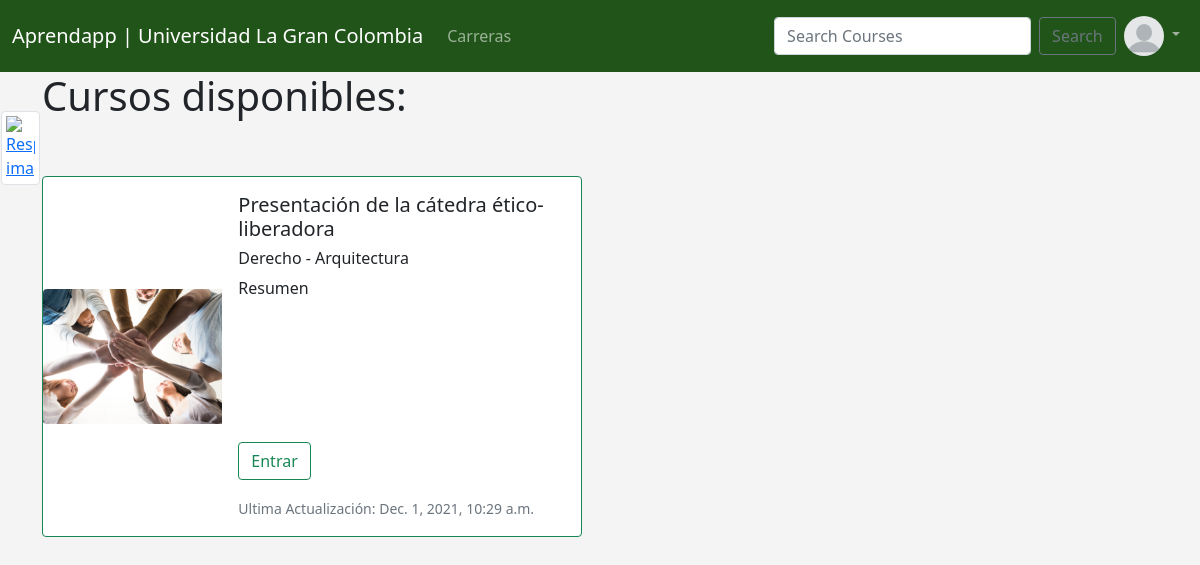
Before: / with the older database file.
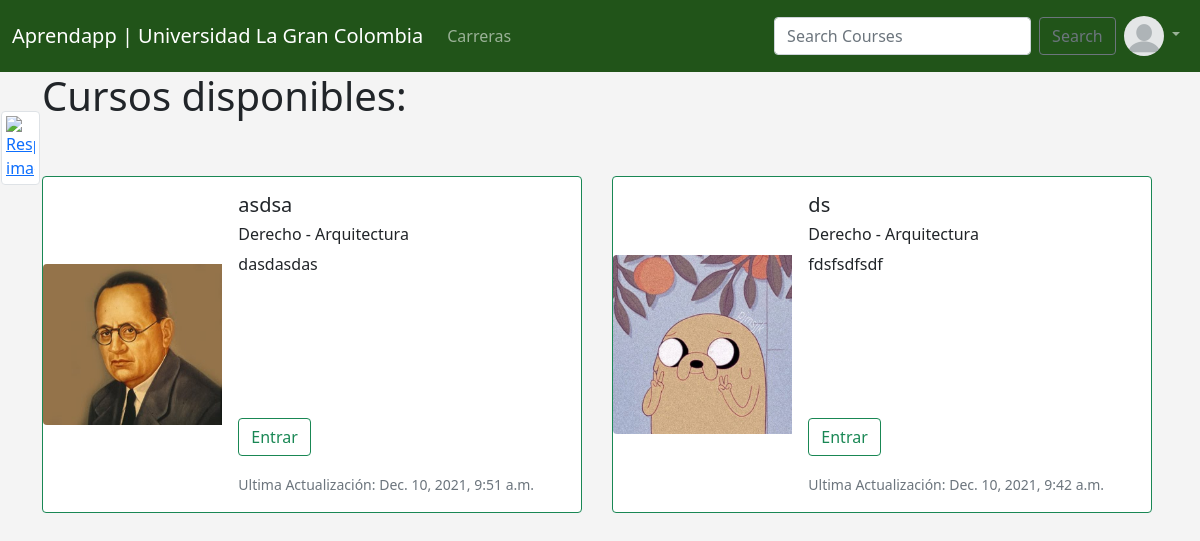
After: the same page with the newer database file.
### nombre/models.py (models this page shows, shortened)
class Tematica(models.Model):
    id           = models.BigAutoField(primary_key=True, serialize=False)
    imagen       = models.ImageField(null=True, upload_to='static/images/tematicas/',)
    titulo       = models.CharField(max_length=80)
    resumen      = models.CharField(max_length=300,)
    materia      = models.ForeignKey(Materia, on_delete=models.SET_NULL, null=True, blank=True)
    docente      = models.ForeignKey(DocenteProfile, on_delete=models.SET_NULL, null=True, blank=True)
    is_available = models.BooleanField(default=False)
    last_updated = models.DateTimeField(auto_now=True)
    color1       = models.CharField(max_length=9)
    color2       = models.CharField(max_length=9)
    def get_absolute_url(self):
        return reverse("ver-tematica", kwargs={'carrera': self.materia.carrera, 'materia': self.materia.nombre, 'titulo': self.titulo})

class Materia(models.Model):
    nombre = models.CharField(max_length=40)
    carrera = models.ForeignKey(Carrera, on_delete=models.SET_NULL, null=True)

class Carrera(models.Model):
    nombre      = models.CharField(max_length=50)
    def __str__(self):
        return '%s' % self.nombre

### nombre/views.py (the view)
# urls.py: 2. Add a URL to urlpatterns:  path('', views.home, name='home')
def home(request):
	cursos = Tematica.objects.filter(is_available=True).order_by('-last_updated')
	material_list = []
	for curso in cursos:
		material = Material.objects.filter(tematica=curso)
		for mater in material:
			material_list.append((curso.titulo, mater))
	context = {
		'cursos': cursos,
		'material_list': material_list,
		'page_title': "UGC",
		}
	return render(request, 'nombre/home.html', context)

### nombre/templates/nombre/home.html
{% extends 'nombre/base.html' %}
{% block content %}
<h1>Cursos disponibles: </h1>
<br><br>
<div class="row row-cols-1 row-cols-md-2 g-4">
{% for curso in cursos %}
<div class="col">
<div class="card mb-3 border border-success" style="max-width: 540px;">
  <div class="row g-0">
    <div class="col-md-4 d-flex align-items-center">
      <img src="{{ curso.imagen.url }}" class="img-fluid rounded-start" alt="...">
    </div>
    <div class="col-md-8">
      <div class="card-body">
        <h5 class="card-title">{{ curso.titulo }}</h5>
        <h6 class="card-title">{{ curso.materia.nombre }} - {{ curso.materia.carrera.nombre }}</h6>
        <p class="card-text" style="overflow: hidden; height: 150px;">
          {{ curso.resumen }}
        </p>
        <p class="card-text"><a href="{{ curso.get_absolute_url }}" class="btn btn-outline-success"> Entrar</a></p>
        <p class="card-text"><small class="text-muted">Ultima Actualización: {{ curso.last_updated }}</small></p>
      </div>
    </div>
  </div>
</div>
</div>
{% endfor %}
</div>
{% endblock %}

### nombre/templates/nombre/base.html (shortened to what this page needs)
<!doctype html>
<html lang="en">
  <head>
    {% load static %}
    <link href="https://cdn.jsdelivr.net/npm/bootstrap@5.1.3/dist/css/bootstrap.min.css" rel="stylesheet">
  </head>
  <body>
  	{% include 'nombre/navbar.html' %}
    {% include 'nombre/auxiliarnav.html' %}
    <div id="div-body">
    <div class="container" id="main">
      {% block content %}
  	  {% endblock %}
      </div>
  </body>
</html>

### nombre/templates/nombre/navbar.html (shortened to what this page needs)
<br><br><br>{% load static %}
<nav class="navbar navbar-expand-lg fixed-top navbar-dark" style="background-color: #215419;">
  <div class="container-fluid">
    <a class="navbar-brand" href="{% url 'home' %}">Aprendapp | Universidad La Gran Colombia</a>
    <div class="collapse navbar-collapse" id="navbarSupportedContent">
      <ul class="navbar-nav me-auto mb-2 mb-lg-0">
        <li class="nav-item">
          <a class="nav-link" href="{% url 'carreras-detail' %}">Carreras</a>
        </li>
      </ul>
      <form class="d-flex" method="POST", action="{% url 'search-tematica' %}"> {% csrf_token %}
        <input class="form-control me-2" type="search" placeholder="Search Courses" aria-label="Search" name="searched">
        <button class="btn btn-outline-secondary" type="submit">Search</button>
      </form>
          <li class="nav-item dropdown navbar-nav navbar-right">
          <a class="nav-link dropdown-toggle" href="#" id="navbarDropdown" role="button" data-bs-toggle="dropdown" aria-haspopup="true" aria-expanded="false">
            {% if user.is_authenticated %}
              <img src="{{ request.session.foto }}" width="40" height="40" class="rounded-circle">
            {% else %}
              <img src="{% static 'pefilDefault.png' %}" width="40" height="40" class="rounded-circle">
            {% endif %}
          </a>
        </li>
    </div>
  </div>
</nav>

### nombre/templates/nombre/auxiliarnav.html (shortened to what this page needs)
<div id="auxiliarnav" class="sidenav">
  <a href="https://www.ugc.edu.co/sede/bogota/" target="_blank"><img src="http://cdn.pearltrees.com/s/pic/la/escudo-ugc-83780576" class="img-fluid img-thumbnail" alt="Responsive image" style="margin: 1px;"></a>
</div>
{% load static %}

### nombre/templates/nombre/base.html (style rules this page uses)
body { background: #f4f4f4; }

### nombre/templates/nombre/auxiliarnav.html (style rules this page uses)
#auxiliarnav { width: 39px; height: 40%; border-bottom-right-radius: 15px; border-top-right-radius: 15px; position: fixed; top: 100px; left: 0px; padding-top: 10px; / }
#auxiliarnav a { padding: 0px 0px 0px 0px; }

Changed rows visible on the page:
added Tematica: imagen (picture), titulo "asdsa", materia.nombre "Derecho", materia.carrera.nombre "Arquitectura", resumen "dasdasdas", last_updated "Dec. 10, 2021, 9:51 a.m."
changed Tematica: imagen: a different picture; titulo "Presentación de la cátedra ético-liberadora" → "ds"; resumen "Resumen" → "fdsfsdfsdf"; last_updated "Dec. 1, 2021, 10:29 a.m." → "Dec. 10, 2021, 9:42 a.m."
